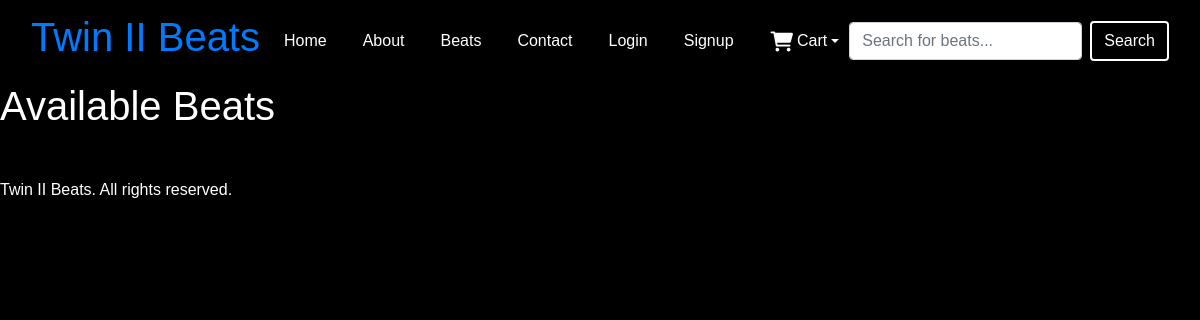
Before: /instrumentals/ with the older database file.
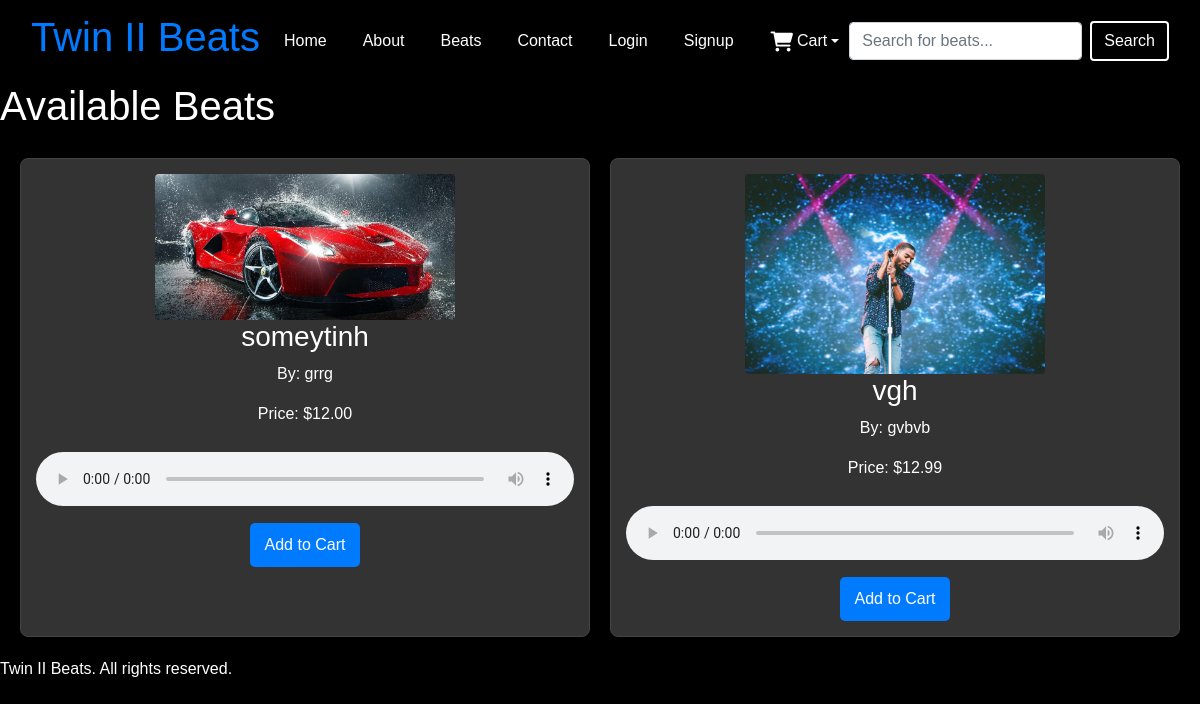
After: the same page with the newer database file.
### instrumentals/models.py (models this page shows, shortened)
class Beat(models.Model):
    title = models.CharField(max_length=100)
    beat_id = models.UUIDField(default=uuid.uuid4, editable=False, unique=True)  # Unique beat ID
    producer = models.CharField(max_length=100)
    price = models.DecimalField(max_digits=10, decimal_places=2)
    cover_image = models.ImageField(upload_to='covers/', blank=True, null=True)
    audio_file = models.FileField(upload_to='audio/', blank=True, null=True)
    description = models.TextField(blank=True)
    release_date = models.DateField(null=True, blank=True)

### instrumentals/views.py (the view)
# urls.py: path('', views.beat_list, name='beats'),  # List all beats
def beat_list(request):
    beats = Beat.objects.all()  # Fetch all Beat instances
    is_admin = request.user.is_authenticated and request.user.is_staff  # Check if user is an admin
    return render(request, 'instrumentals/beatlist.html', {'beats': beats, 'is_admin': is_admin})

### bag/context_processors.py (called while the page is built, shortened)
def cart_items(request):
    total_quantity = 0
    total_price = 0
    cart_items = []
    bag = request.session.get('bag', {})
    return {
        'cart_items': cart_items,
        'cart_item_count': total_quantity,
        'total_quantity': total_quantity,
        'total_price': total_price,
    }

### templates/instrumentals/beatlist.html (shortened to what this page needs)
{% extends "base.html" %}
{% load static %}
{% block content %}
<h1>Available Beats</h1>
<div class="grid-container">
    {% for beat in beats %}
    <div class="grid-item">
        <img src="{{ beat.cover_image.url }}" alt="{{ beat.title }}" class="cover">
        <h3>{{ beat.title }}</h3>
        <p>By: {{ beat.producer }}</p>
        <p>Price: ${{ beat.price }}</p>
        <audio controls>
            <source src="{{ beat.audio_file.url }}" type="audio/mpeg">
        </audio>
        <form method="POST" action="{% url 'add_to_cart' beat.id %}" style="display:inline;">
            <button type="submit">Add to Cart</button>
        </form>
    </div>
    {% endfor %}
</div>
{% endblock %}

Changed rows visible on the page:
added Beat: cover_image (picture), title "someytinh", producer "grrg", price "12.00"
added Beat: cover_image (picture), title "vgh", producer "gvbvb", price "12.99"
